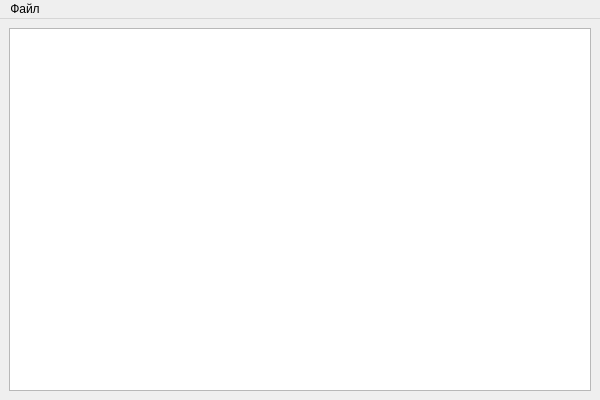
<?xml version="1.0" encoding="UTF-8"?>
<ui version="4.0">
    <class>MainWindow</class>
    <widget class="QMainWindow" name="MainWindow">
        <property name="geometry">
            <rect><x>0</x><y>0</y><width>600</width><height>400</height></rect>
        </property>
        <property name="windowTitle"><string>Редактор</string></property>
        <widget class="QWidget" name="centralwidget">
            <layout class="QVBoxLayout" name="verticalLayout">
                <item>
                    <widget class="QTextEdit" name="textEdit"/>
                </item>
            </layout>
        </widget>
        <widget class="QMenuBar" name="menubar">
            <widget class="QMenu" name="menuFile">
                <property name="title"><string>Файл</string></property>
                <addaction name="actionNew"/>
                <addaction name="actionOpen"/>
                <addaction name="actionSave"/>
                <addaction name="actionSaveAs"/>
            </widget>
            <addaction name="menuFile"/>
        </widget>
        <action name="actionNew">
            <property name="text"><string>Создать</string></property>
            <property name="shortcut"><string>Ctrl+N</string></property>
        </action>
        <action name="actionOpen">
            <property name="text"><string>Открыть</string></property>
            <property name="shortcut"><string>Ctrl+O</string></property>
        </action>
        <action name="actionSave">
            <property name="text"><string>Сохранить</string></property>
            <property name="shortcut"><string>Ctrl+S</string></property>
        </action>
        <action name="actionSaveAs">
            <property name="text"><string>Сохранить как...</string></property>
            <property name="shortcut"><string>Ctrl+Shift+S</string></property>
        </action>
    </widget>
    <resources/>
    <connections/>
</ui>
